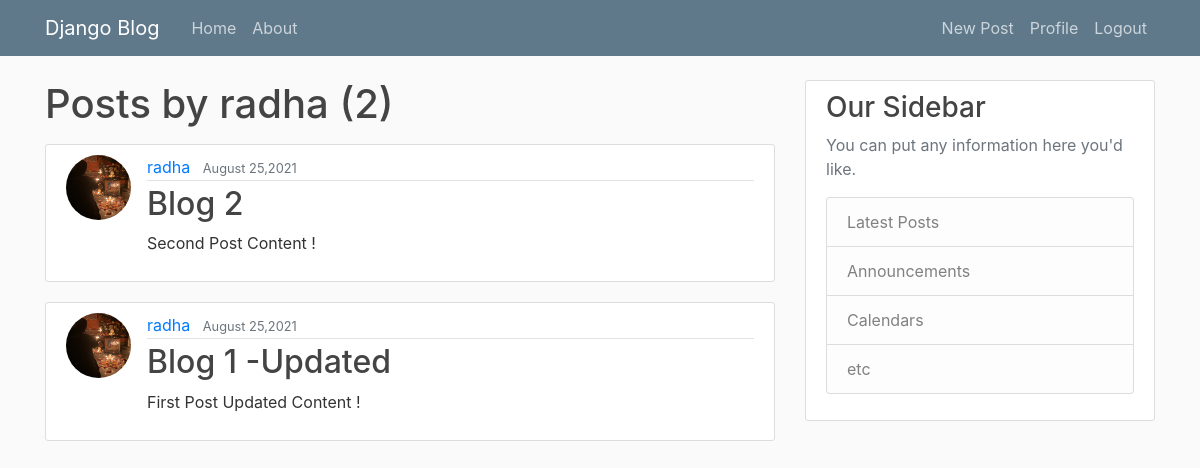
The app's page /user/radha (signed in), older data.
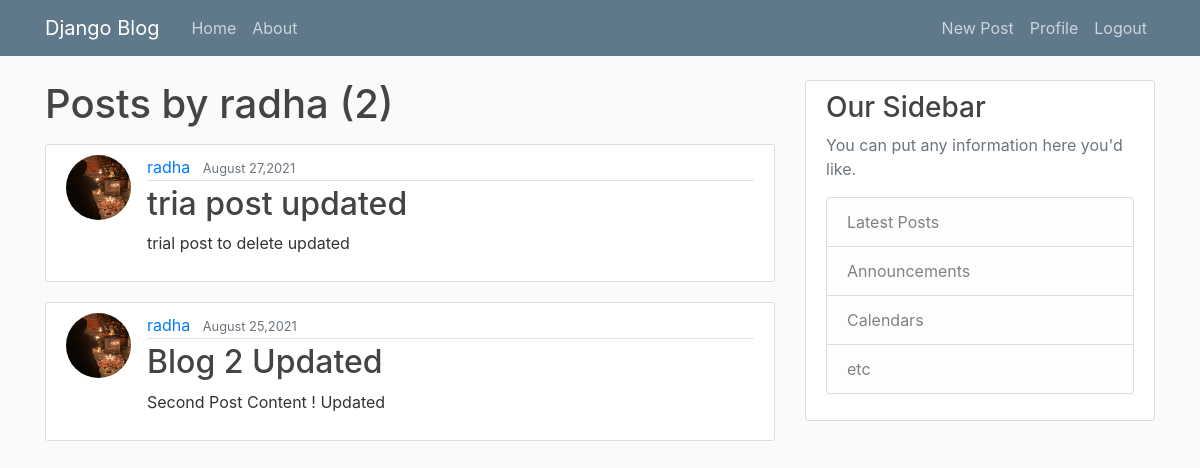
The same page, newer data.
### blog/models.py (models this page shows, shortened)
class Post(models.Model):
	title = models.CharField(max_length=100)
	content = models.TextField()
	date_posted = models.DateTimeField(default=timezone.now)
	author = models.ForeignKey(User, on_delete=models.CASCADE)

### users/models.py (models this page shows, shortened)
class Profile(models.Model):
	user = models.OneToOneField(User,on_delete=models.CASCADE)
	image = models.ImageField(default='default.jpg',upload_to='profile_pics')

### blog/views.py (the view)
# urls.py: path('user/<str:username>', UserPostListView.as_view(), name='user-posts'),
class UserPostListView(ListView):
	model = Post
	template_name = 'blog/user_posts.html'  #<app>/<model>_<viewtype>.html eg blog/post_list.html
	context_object_name = 'posts'
	paginate_by = 4
	def get_queryset(self):
		user = get_object_or_404(User, username=self.kwargs.get('username'))
		return Post.objects.filter(author=user).order_by('-date_posted')

### blog/templates/blog/user_posts.html (shortened to what this page needs)
{% extends "blog/base.html" %}
{% block content %}
	<h1 class="mb-3">Posts by {{ view.kwargs.username }} ({{ page_obj.paginator.count }})</h1>
	{% for post in posts %}
		<article class="media content-section">
			<img class="rounded-circle article-img" src = "{{ post.author.profile.image.url }}">
			<div class="media-body">
			    <div class="article-metadata">
			      <a class="mr-2" href="{% url 'user-posts' post.author.username %}">{{ post.author }}</a>
			      <small class="text-muted">{{ post.date_posted|date:"F d,Y" }}</small>
			    </div>
			    <h2><a class="article-title" href="{% url 'post-detail' post.id %}">{{ post.title }}</a></h2>
			    <p class="article-content">{{ post.content }}</p>
			 </div>
		</article>
	{% endfor %}
{% endblock content %}

Row changes from the older to the newer data that the page shows:
removed Post: author.profile.image (picture), author "radha", date_posted "August 25,2021", title "Blog 1 -Updated", content "First Post Updated Content !"
added Post: author.profile.image (picture), author "radha", date_posted "August 27,2021", title "tria post updated", content "trial post to delete updated"
changed Post: title "Blog 2" → "Blog 2 Updated"; content "Second Post Content !" → "Second Post Content ! Updated"
